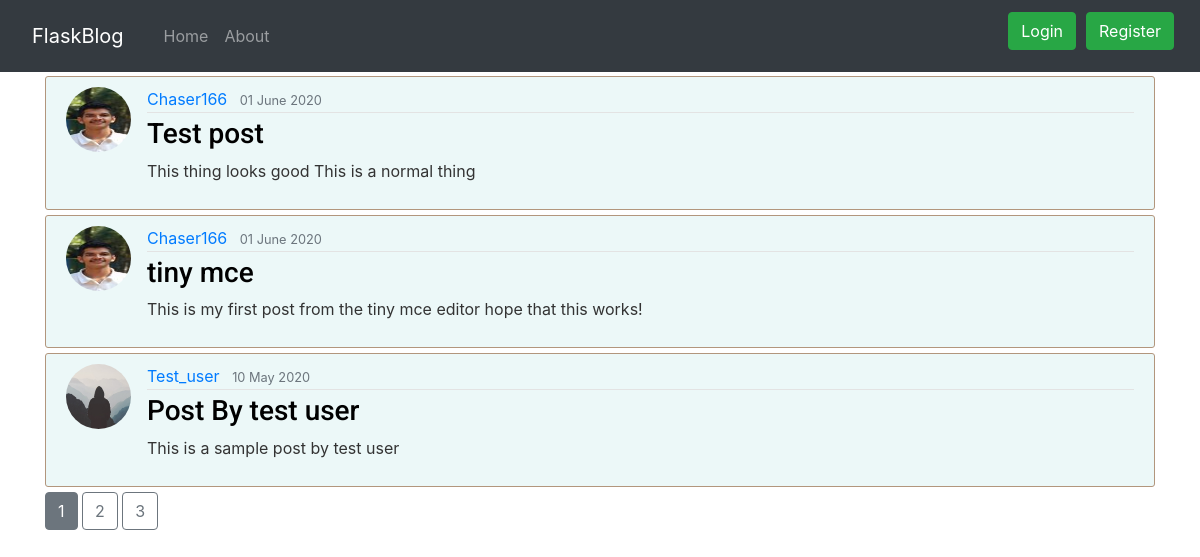
Page /home on the earlier database version.
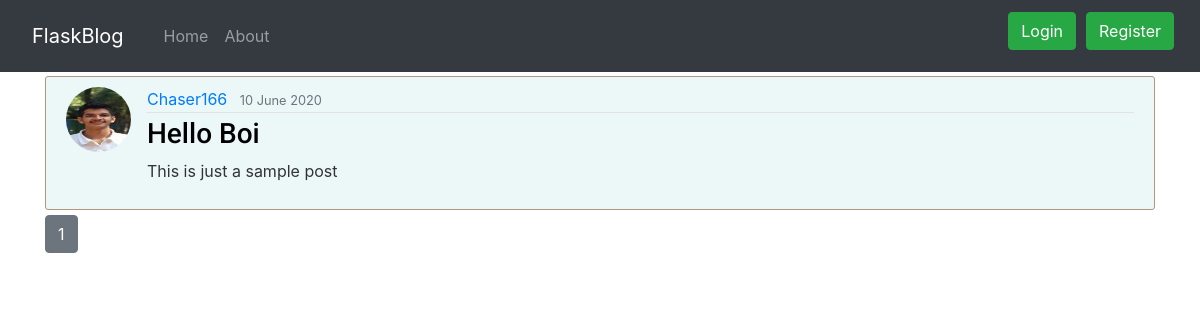
Same page on the later database version.
### flaskblog/models.py (models this page shows, shortened)
class Post(db.Model):
    id = db.Column(db.Integer, primary_key=True)
    title = db.Column(db.String(50), nullable=False)
    date_posted = db.Column(db.DateTime, nullable=False,
                            default=datetime.utcnow)
    content = db.Column(db.Text, nullable=False)
    user_id = db.Column(db.Integer, db.ForeignKey('user.id'), nullable=False)

class User(db.Model, UserMixin):
    id = db.Column(db.Integer, primary_key=True)
    username = db.Column(db.String(20), unique=True, nullable=False)
    email = db.Column(db.String(50), unique=True, nullable=False)
    image_file = db.Column(db.String(20), nullable=True,
                           default='default.jpg')
    password = db.Column(db.String(60), nullable=False)
    posts = db.relationship('Post', backref='author', lazy=True)

### flaskblog/main/routes.py (the view)
@main.route('/')
@main.route('/home')
def home():
    page = request.args.get('page', 1, type=int)
    posts = Post.query.order_by(
        Post.date_posted.desc()).paginate(per_page=3, page=page)
    return render_template('home.html', posts=posts)

### flaskblog/templates/home.html
{% extends "layout.html" %}
{%block content%}
{% for post in posts.items %}
<article class="media content-section">
    <img class="rounded-circle article-img" src="{{ url_for('static',filename='images/'+post.author.image_file) }}">
    <div class="media-body">
        <div class="article-metadata">
            <a class="mr-2"
                href="{{ url_for('users.user_posts',username = post.author.username) }}">{{ post.author.username }}</a>
            <small class="text-muted">{{ post.date_posted.strftime('%d %B %Y') }}</small>
        </div>
        <h3><a class="article-title" href="{{ url_for('posts.post',post_id = post.id )}}">{{ post.title }}</a></h3>
        <p class=" article-content">{{ post.content|striptags }}</p>
    </div>
</article>
{% endfor %}
{% for page_num in posts.iter_pages(left_edge = 1,right_edge = 1,left_current = 1,right_current = 2) %}
{% if page_num %}
{% if page_num == posts.page %}
<a class="btn btn-secondary mb-4" href="{{ url_for('main.home',page = page_num) }}">{{page_num}}</a>
{% else %}
<a class="btn btn btn-outline-secondary mb-4" href="{{ url_for('main.home',page = page_num) }}">{{page_num}}</a>
{% endif %}
{% else %}
...
{% endif %}
{% endfor %}
{% endblock content%}

### flaskblog/templates/layout.html (shortened to what this page needs)
<!DOCTYPE html>
<html lang="en">
<head>
    <link rel="stylesheet" href="https://stackpath.bootstrapcdn.com/bootstrap/4.4.1/css/bootstrap.min.css"
>
    <link rel="stylesheet" type="text/css" href="{{ url_for('static',filename='main.css') }}">
</head>
<body>
    <nav class="navbar navbar-expand-lg navbar-dark bg-dark mb-1">
        <nav class="navbar navbar-light">
            <a class="navbar-brand" href="{{ url_for('main.home')}}">FlaskBlog</a>
        </nav>
        <div class="collapse navbar-collapse" id="navbarSupportedContent">
            <ul class="navbar-nav mr-auto">
                <li class="nav-item">
                    <a class="nav-link" href="{{ url_for('main.home')}}">Home</a>
                </li>
                <li class="nav-item">
                    <a class="nav-link" href="{{ url_for('main.about')}}">About</a>
                </li>
            </ul>
            <div class="right">
                <ul class="navbar-nav mr-auto">
                    {% if current_user.is_authenticated %}
                    <li class="nav-item" style="margin-right: 10px; margin-bottom:10px;">
                        <a class="btn btn-success" href="{{ url_for('posts.new_post')}}" role="button">New Post</a>
                    </li>
                    <li class="nav-item" style="margin-right: 10px; margin-bottom:10px;">
                        <a class="btn btn-success" href="{{ url_for('users.account')}}" role="button">Account</a>
                    </li>
                    <li class="nav-item" style="margin-right: 10px; margin-bottom:10px;">
                        <a class="btn btn-success" href="{{ url_for('users.logout')}}" role="button">Logout</a>
                    </li>
                    {% else %}
                    <li class="nav-item" style="margin-right: 10px; margin-bottom:10px;">
                        <a class="btn btn-success" href="{{ url_for('users.login')}}" role="button">Login</a>
                    </li>
                    <li class="nav-item" style="margin-right: 10px; margin-bottom:10px;">
                        <a class="btn btn-success" href="{{ url_for('users.register')}}" role="button">Register</a>
                    </li>
                    {% endif %}
                </ul>
            </div>
        </div>
    </nav>
    <div class="container">
        {% block content %} {% endblock %}
    </div>
</body>
</html>

### flaskblog/static/main.css (style rules this page uses)
body { background: rgb(255, 255, 255); color: #333333; }
h1, h2, h3, h4, h5, h6 { color: #444444; }
.content-section { background: #ECF8F8; padding: 10px 20px; border: 1px solid #B2967D; border-radius: 3px; margin-bottom: 5px; }
.article-title { color: #000000; font-family: 'Roboto', sans-serif; }
.article-content { white-space: pre-line; }
.article-img { height: 65px; width: 65px; margin-right: 16px; }
.article-metadata { padding-bottom: 1px; margin-bottom: 4px; border-bottom: 1px solid #e3e3e3; }

Differences in the rows shown:
removed Post: image_file (picture), author.username "Chaser166", date_posted "01 June 2020", title "Test post", content "This thing looks good This is a normal thing"
removed Post: image_file (picture), author.username "Chaser166", date_posted "01 June 2020", title "tiny mce", content "This is my first post from the tiny mce editor hope that this works!"
removed Post: image_file (placeholder picture), author.username "Test_user", date_posted "10 May 2020", title "Post By test user", content "This is a sample post by test user"
now on this page (row edited): Post: image_file (picture), author.username "Chaser166", date_posted "10 June 2020", title "Hello Boi", content "This is just a sample post"
Other differences:
list line gone: "2"
list line gone: "3"
